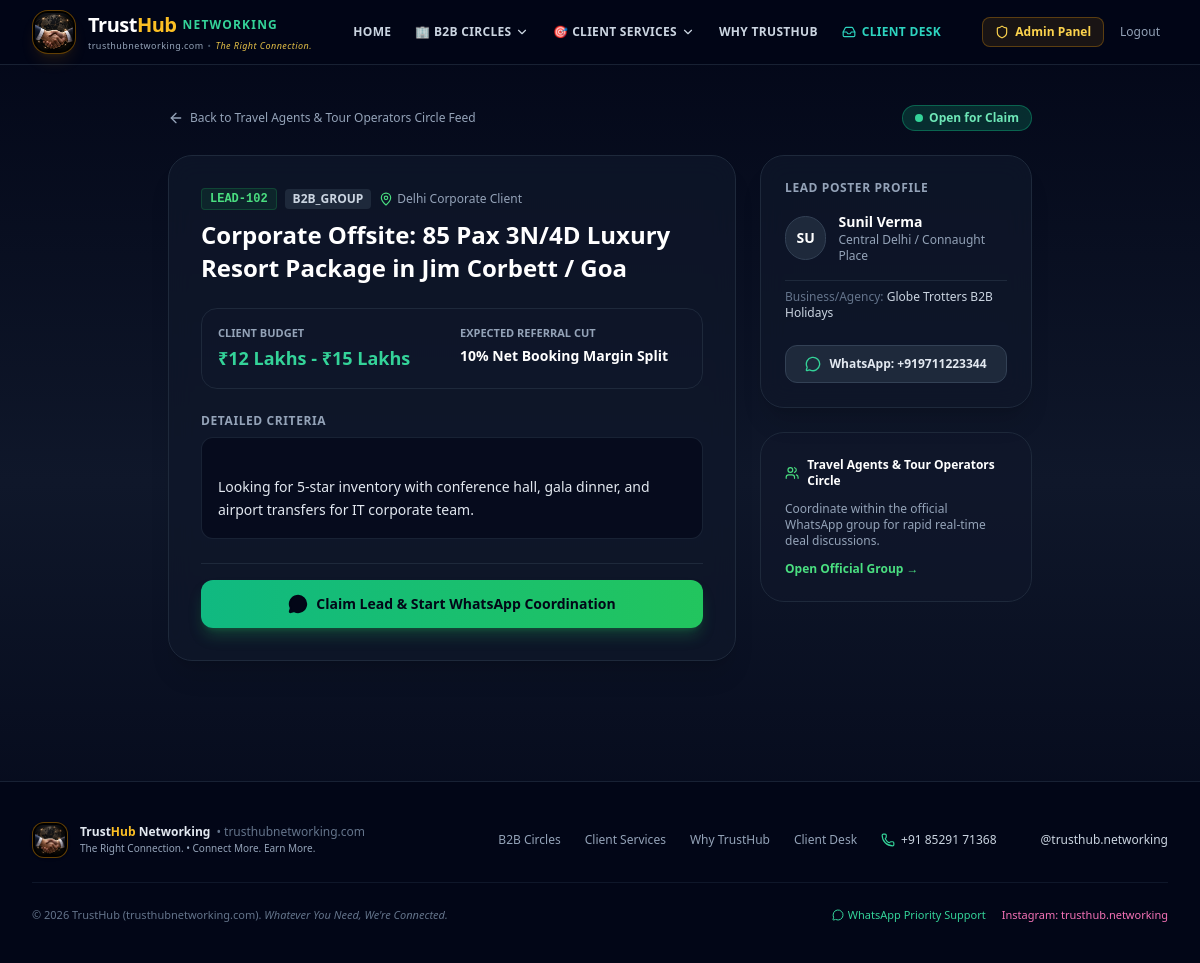
Before: /leads/2 (signed in) with the older database file.
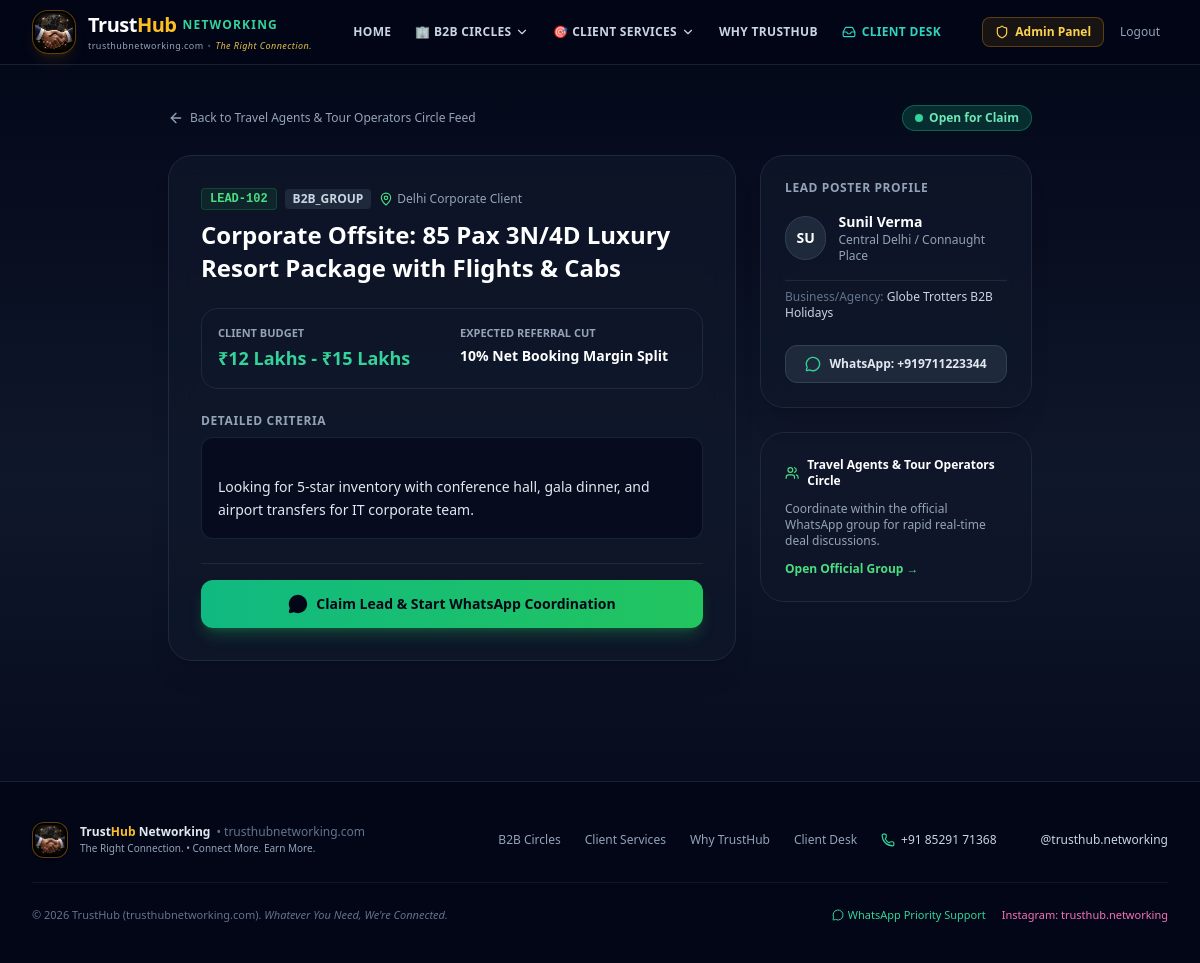
After: the same page with the newer database file.
### tables this page shows
CREATE TABLE leads (
        id INTEGER PRIMARY KEY AUTOINCREMENT,
        lead_token TEXT UNIQUE,
        group_id INTEGER NOT NULL,
        author_id INTEGER NOT NULL,
        title TEXT NOT NULL,
        deal_type TEXT NOT NULL, -- 'buy', 'sell', 'rent', 'project', 'client_consult', 'other'
        sub_location TEXT NOT NULL,
        budget_range TEXT NOT NULL,
        description TEXT NOT NULL,
        expected_commission TEXT,
        status TEXT DEFAULT 'open', -- 'open', 'claimed', 'in_progress', 'closed', 'disputed'
        claimed_by_id INTEGER,
        claimed_at TIMESTAMP,
        closed_at TIMESTAMP,
        deal_value REAL DEFAULT 0,
        commission_earned REAL DEFAULT 0,
        platform_fee REAL DEFAULT 0,
        created_at TIMESTAMP DEFAULT CURRENT_TIMESTAMP,
        FOREIGN KEY (group_id) REFERENCES vertical_groups (id),
        FOREIGN KEY (author_id) REFERENCES users (id),
        FOREIGN KEY (claimed_by_id) REFERENCES users (id)
    );

### main.py (the view)
@app.get("/leads/{lead_id}", response_class=HTMLResponse)
async def lead_detail_page(request: Request, lead_id: int, submitted: str = None):
    current_user = get_current_user(request)
    lead = models.get_lead_by_id(lead_id)
    if not lead:
        raise HTTPException(status_code=404, detail="Lead not found")
    return templates.TemplateResponse(request=request, name="lead_detail.html", context={
        "current_user": current_user,
        "lead": lead,
        "submitted": submitted
    })

### templates/lead_detail.html (shortened to what the changed rows need)
{% extends "layout.html" %}
{% block content %}
<div class="max-w-4xl mx-auto px-4 py-10" x-data="{ closeDealModal: false }">
  <div class="grid grid-cols-1 lg:grid-cols-3 gap-6 items-start">
    <div class="lg:col-span-2 space-y-6">
      <div class="p-8 rounded-3xl glass-card border border-slate-800 shadow-xl space-y-6">
        <div>
          <div class="flex items-center gap-2 mb-2">
            <span class="font-mono text-xs font-bold text-brand-400 bg-brand-500/10 px-2 py-0.5 rounded border border-brand-500/20">
              {{ lead.lead_token }}
            </span>
            <span class="text-xs uppercase font-semibold px-2 py-0.5 rounded bg-slate-800 text-slate-300">
              {{ lead.deal_type }}
            </span>
            <span class="text-xs text-slate-400 flex items-center gap-1">
              <i data-lucide="map-pin" class="w-3.5 h-3.5 text-brand-400"></i>
              {{ lead.sub_location }}
            </span>
          </div>
          <h1 class="text-2xl font-extrabold text-white leading-snug">
            {{ lead.title }}
          </h1>
        </div>
        <div class="grid grid-cols-2 gap-4 p-4 rounded-2xl bg-slate-900/80 border border-slate-800">
          <div>
            <div class="text-[11px] uppercase font-bold text-slate-400">Client Budget</div>
            <div class="text-lg font-extrabold text-emerald-400 mt-0.5">{{ lead.budget_range }}</div>
          </div>
          <div>
            <div class="text-[11px] uppercase font-bold text-slate-400">Expected Referral Cut</div>
            <div class="text-sm font-bold text-white mt-1">{{ lead.expected_commission or 'Standard Commission' }}</div>
          </div>
        </div>
        <div>
          <h3 class="text-xs font-bold uppercase tracking-wider text-slate-400 mb-2">Detailed Criteria</h3>
          <div class="text-sm text-slate-200 leading-relaxed whitespace-pre-line p-4 rounded-xl bg-slate-950/60 border border-slate-800/80">
            {{ lead.description }}
          </div>
        </div>
      </div>
    </div>
          {% set msg_author = "Hi " ~ lead.author_name ~ ", reaching out regarding " ~ lead.lead_token ~ " on TrustHub Networking." %}
  </div>
</div>
{% endblock %}

Changed rows visible on the page:
changed leads "₹12 Lakhs - ₹15 Lakhs": title "Corporate Offsite: 85 Pax 3N/4D Luxury Resort Package in Jim Corbett / Goa" → "Corporate Offsite: 85 Pax 3N/4D Luxury Resort Package with Flights & Cabs"
